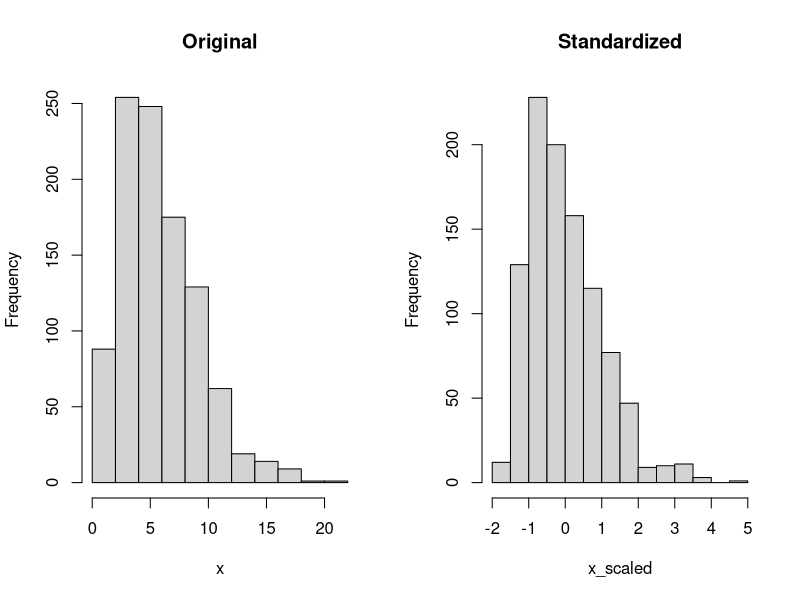
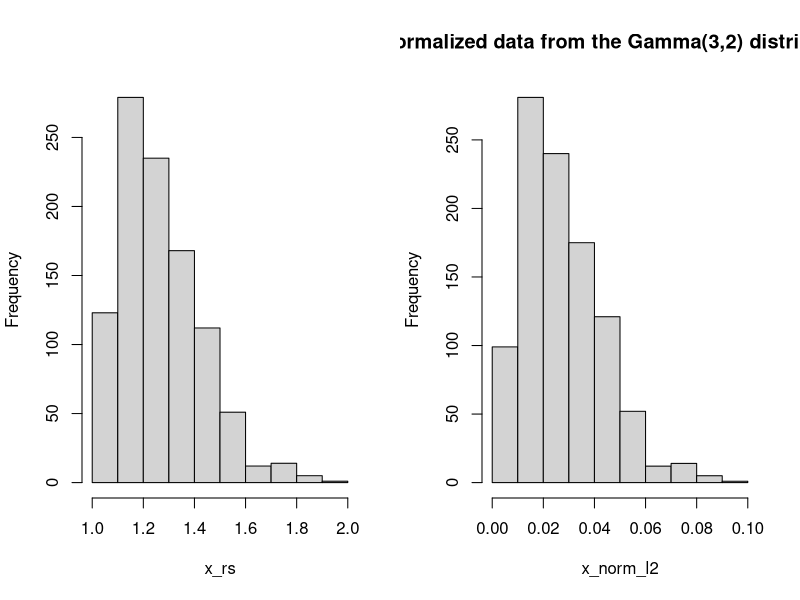

The R source for these figures, in order: (Note: this script raises an error after producing the figures.)
## ---- chunk 1
library(caret)
options(width=80)
knitr::opts_chunk$set(echo=TRUE, warning=F, message=F, fig.asp=0.7, cache=FALSE)
## ---- chunk 2
#| fig.cap: Original and standardized data drawn from a Gamma(3,2) distribution.

set.seed(543)
x <- rgamma(1000,shape=3,scale=2)
x_scaled <- scale(x)

mean(x)
sd(x)

round(mean(x_scaled),4)
round(sd(x_scaled),4)

par(mfrow=c(1,2))
hist(x,main="Original")
hist(x_scaled, main="Standardized")

## ---- chunk 3
x_notcentered_but_scaled_with_sd <- scale(x,center=FALSE,
                                          scale=sd(x))
mean(x_notcentered_but_scaled_with_sd)
sd(x_notcentered_but_scaled_with_sd)
## ---- chunk 4
#| fig.cap: Sample from Gamma(3,2) distribution scaled to [0,2].
#| 
range_scale <- function(x, low=0, hi=1) {
    if (!is.null(x) && is.numeric(x)) {
        minval <- min(x,na.rm=TRUE)
        maxval <- max(x,na.rm=TRUE)
        if (maxval-minval < 1e-10) {
            warning("No rescaling done due to small range of data.")
            return (x)
        }
    } else {
        if (!is.numeric(x)) warning("Cannot rescale non-numeric data.")
        return (NULL)
    }
    if (low > hi) {
        lowbound <- hi
        hibound  <- low
        message("Switching hi and low values.")
    } else if (low==hi) {
        return (rep(low,length(x)))
    } else {
        lowbound <- low
        hibound <- hi
    }
    if ((lowbound==0) & (hibound==1)) {
        return ( (x-minval)/(maxval-minval) )
    } else {
        return (lowbound + (x-minval)/(maxval-minval) * (hibound-lowbound))
    }
}

x_rs <- range_scale(x,2,1)
hist(x_rs, main="")
## ---- chunk 5
iris_sc <- preProcess(iris,method=c("center","scale"))

iris_sc_data <- predict(iris_sc,iris)
head(iris_sc_data)
round(apply(iris_sc_data[,1:4],2,mean),4)
apply(iris_sc_data[,1:4],2,sd)
## ---- chunk 6
iris_range <- preProcess(iris,
                         method=c("range"),
                         rangeBounds=c(1,5))

iris_range_data <- predict(iris_range,iris)

head(iris_range_data)
apply(iris_range_data[,1:4],2,min)
apply(iris_range_data[,1:4],2,max)
apply(iris_range_data[,1:4],2,mean)
apply(iris_range_data[,1:4],2,sd)
## ---- chunk 7

norm_l2 <- norm(as.matrix(x),type="2")
x_norm_l2 <- x/norm_l2

# Check, the normalized vector should have L2-norm of 1
norm(x_norm_l2,type="2")

hist(x_norm_l2, main="Normalized data from the Gamma(3,2) distribution")
## ---- chunk 8
#| error: true
X <- matrix(c(1,1   ,1,0,
              1,0.5 ,1,0, 
              1,0.25,1,0,
              1,1   ,0,1, 
              1,0.5 ,0,1, 
              1,0.25,0,1),nrow=6,ncol=4,byrow=TRUE)

XpX <- t(X) %*% X
XpX
solve(XpX)
## ---- chunk 9
df <- data.frame(y=c(1,2,3,4,5,6),
                 x=c(1,0.5,0.25,1,0.5,0.25),
                 A=c(1,1,1,2,2,2))

df$A <- relevel(as.factor(df$A),ref=2)
coef(summary(lm(y ~ x + A, data=df)))
## ---- chunk 10
df2 <- data.frame(y=c(1,2,3,4,5,6),
                  x=c(1,0.5,0.25,1,0.5,0.25),
                  A1=c(1,1,1,0,0,0))

coef(summary(lm(y ~ x + A1, data=df2)))
## ---- chunk 11
df <- data.frame(y=c(1,2,3,4,5,6),
                 x=c(1,0.5,0.25,1,0.5,0.25),
                 A=c(1,1,1,2,2,2))

df$A <- relevel(as.factor(df$A),ref=1)
coef(summary(lm(y ~ x + A, data=df)))
## ---- chunk 12
df <- data.frame(y=c(1,2,3,4,5,6),
                 x=c(1,0.5,0.25,1,0.5,0.25),
                 A=c(1,1,1,2,2,2),
                 B=c(1,2,3,1,2,3))

modB <- lm(y ~ as.factor(B) -1, data=df)
coef(summary(modB))

## ---- chunk 13
X <- matrix(c(0,1,1,0,1,1,0,0,1,0,0,1),nrow=6,ncol=2)

modB_baseline <- lm(df$y ~ X)

coef(summary(modB_baseline))
## ---- chunk 14
X <- matrix(c(1,0,-1,1,0,-1,0,1,-1,0,1,-1),nrow=6,ncol=2)

modB_ave_eff <- lm(df$y ~ X)

coef(summary(modB_ave_eff))
## ---- chunk 15
X2 <- matrix(c(1,-1,0,1,-1,0,0,-1,1,0,-1,1),nrow=6,ncol=2)

modB_ave_eff <- lm(df$y ~ X2)

coef(summary(modB_ave_eff))
## ---- chunk 16
library(dplyr)
df <- data.frame(x=rnorm(200,mean=3,sd=2))
df_binned <- df %>% mutate(x_binned = ntile(x, n=5))

head(df_binned)
table(df_binned$x_binned)
## ---- chunk 17
df$x_cut <- cut(df$x,breaks=5)
df$x_cut_int <- cut(df$x,breaks=5,labels=FALSE)
head(df)

table(df$x_cut)

table(df$x_cut_int)
## ---- chunk 18
qt <- quantile(df$x,probs=seq(0,1,0.2))
qt

df$x_cut_qt <- cut(df$x,breaks=qt,
                   include.lowest=TRUE)
head(df)

table(df$x_cut_qt)

## ---- chunk 19
#| fig.cap: Histograms of 1,000 random samples from $Y \sim \text{Lognormal}(2,1/2)$ and of $\log Y$.

set.seed(1234)
rln <- rlnorm(1000,meanlog=2,sdlog=sqrt(0.5))

par(mfrow=c(1,2))
hist(rln,breaks=20,freq=FALSE,las=1)
hist(log(rln),breaks=20,freq=FALSE,las=1)
## ---- chunk 20
#| fig.cap: Box-Cox transformations for various values of $\lambda$

boxcox <- function(y,l) {
    if (l == 0) {
        return (log(y))
    } else {
        return ( (y^l - 1)/l )
    }
}
y <- c(seq(0,2.5,0.05),seq(2.5,5,0.1))

plot(y,boxcox(y,2), type="l", 
     ylim=c(-5,15),
     ylab="Y^(lambda)",
     xlab="y",
     lty="longdash",
     las=1)
lines(y,boxcox(y,1.5), type="l", lty="dotdash")
lines(y,boxcox(y,1.0), type="l", lty="dotted")
lines(y,boxcox(y,0.5), type="l", lty="dashed")
lines(y,boxcox(y,0), type="l", lty="solid")
legend("topleft",legend=c(expression(paste(lambda, " = 0")),
                          expression(paste(lambda, " = 0.5")),
                          expression(paste(lambda, " = 1.0")),
                          expression(paste(lambda, " = 1.5")),
                          expression(paste(lambda, " = 2.0"))
                          ),
       lty=c("solid","dashed","dotted","dotdash","longdash")
)

## ---- chunk 21
set.seed(6465)
df <- data.frame(x=rgamma(1000,3,2))
df_bc <- caret::preProcess(df,method="BoxCox")
df_bc

df_bc_data <- predict(df_bc,df)
## ---- chunk 22
#| fig.cap: Original and Box-Cox-transformed data drawn from a Gamma(3,2) distribution.

par(mfrow=c(1,2))
hist(df$x,main="Original",xlab="")
hist(df_bc_data$x, main="BoxCox(0.3)",xlab="")
## ---- chunk 23
set.seed(45)
yn <- rnorm(1000,mean=2,sd=1.5)
F_yn <- pnorm(yn,mean=2,sd=1.5)    
hist(F_yn,main="")
## ---- chunk 24
norm_rv <- qnorm(runif(1000),mean=2,sd=1.5)
hist(norm_rv)
